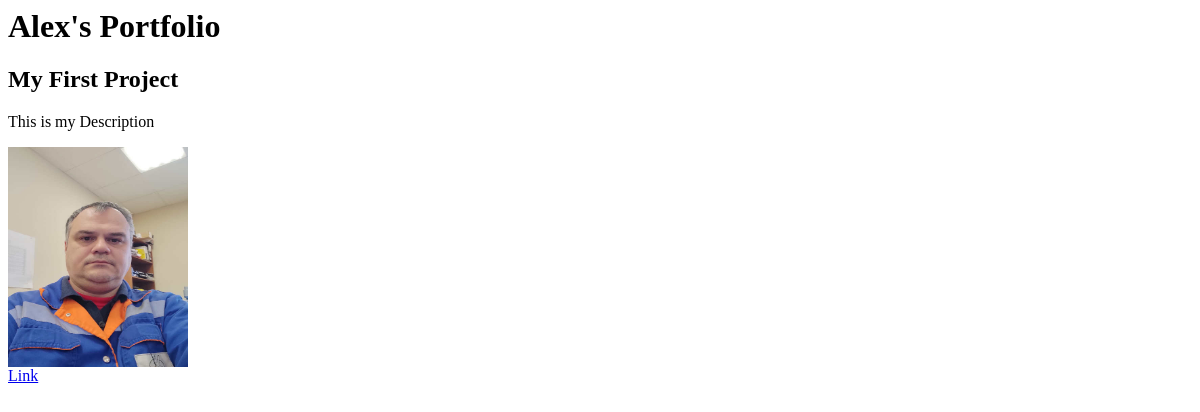
Before: / with the older database file.
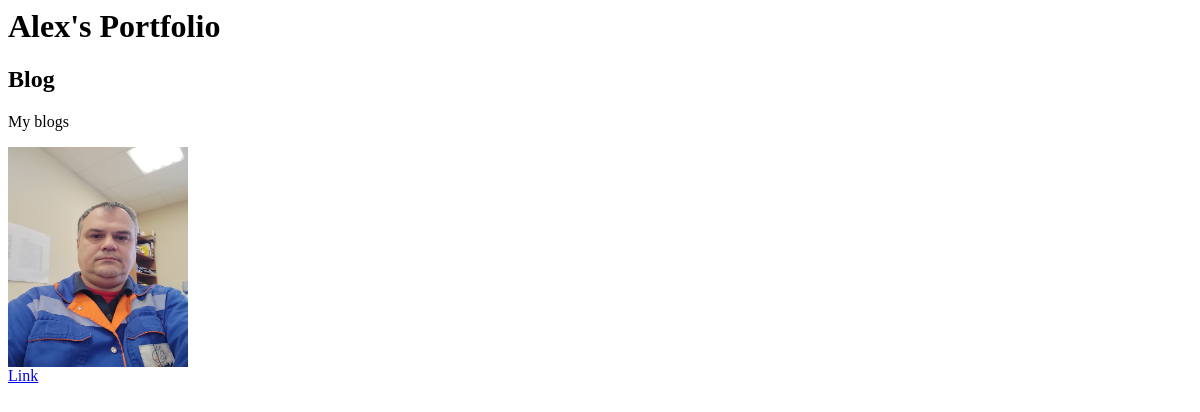
After: the same page with the newer database file.
### portfolio/models.py (models this page shows)
class Project(models.Model):
    title = models.CharField(max_length=100)
    description = models.CharField(max_length=250)
    image = models.ImageField(upload_to='portfolio/images/')
    url = models.URLField(blank=True)

### portfolio/views.py (the view)
# urls.py: 2. Add a URL to urlpatterns:  path('', views.home, name='home')
def home(request):
    projects = Project.objects.all()
    return render(request, 'portfolio/home.html', {'projects':projects})

### portfolio/templates/portfolio/home.html
<h1>Alex's Portfolio</h1>
{% for project in projects %}
<h2>{{ project.title }}</h2>
<p>{{ project.description }}</p>
<img src="{{ project.image.url }}" height=220 width=180>
{% if project.url %}
<br><a href="{{ project.url }}">Link</a>
{% endif %}
{% endfor %}

Changed rows visible on the page:
removed Project: title "My First Project", description "This is my Description", image (picture)
added Project: title "Blog", description "My blogs", image (picture)
